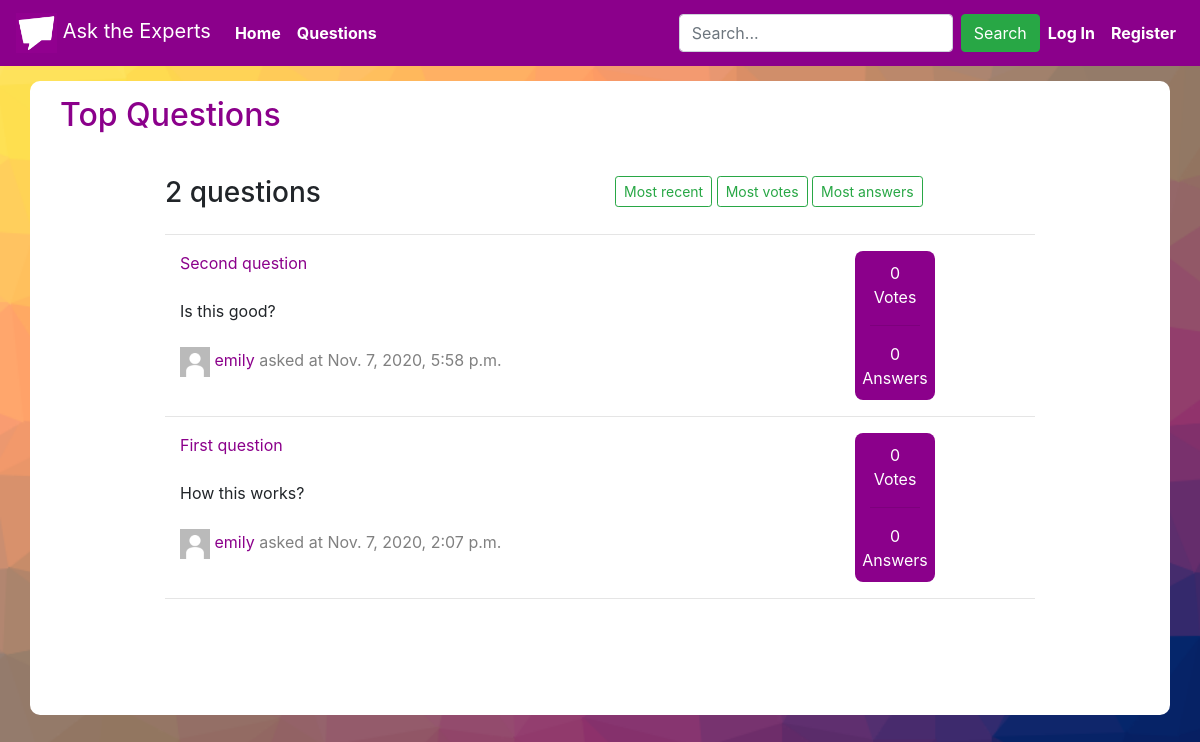
Screenshot of /questions with the database file from the repository.
### asktheexperts/models.py (models this page shows, shortened)
class Question(models.Model):
    user = models.ForeignKey("User", on_delete=models.PROTECT, related_name="questioned")
    title = models.CharField(max_length=64)
    content = models.TextField(max_length=255)
    timestamp = models.DateTimeField(auto_now_add=True)

class User(AbstractUser):
    photo = models.ImageField(upload_to='images/', default="images/default_image.jpg")
    vote_question = models.ManyToManyField("Question", symmetrical=False, related_name="question_voted")
    vote_answer = models.ManyToManyField("Answer", symmetrical=False, related_name="answer_voted")
    rank = models.IntegerField(default=1)

### asktheexperts/views.py (the view)
# urls.py: path("questions", views.questions, name="questions"),
def questions(request):
    questions = Question.objects.all().order_by("-timestamp")
    return render(request, "asktheexperts/questions.html", {
        "questions": questions
    })

### asktheexperts/templates/asktheexperts/questions.html (shortened to what this page needs)
{% extends "asktheexperts/layout.html" %}
{% load static %}
{% block body %}
    <div class="container questions white-div">
        <div class="container top-header">
            <h2 class="darkmagenta">Top Questions</h2>
        </div>
        <br>
        <div class="container count-buttons-div">
            <div class="row questions-count">
                <div class="col">
                    <h3>{{ questions.count }} {% if questions.count == 1 %} question{% else %} questions{% endif %}</h3>
                </div>
                <div class="col">
                    <button class="btn btn-sm btn-outline-success">Most recent</button>
                    <button class="btn btn-sm btn-outline-success">Most votes</button>
                    <button class="btn btn-sm btn-outline-success">Most answers</button>
                </div>
            </div>
            <hr>
            {% for question in questions %}
                <div class="row container questions-div">
                    <div class="col">
                        <div class="darkmagenta">
                            <a class="no-decoration" href="{% url 'question' question.id question.title %}"><span class="darkmagenta">{{ question.title }}</span></a>
                        </div>
                        <br>
                        <div class="text-truncate question-content">
                            {{ question.content }}
                        </div>
                        <div>
                            <br>
                            <a href="#"><img src="{{ question.user.photo.url }}" height="30px" width="30px"></a>
                            <a class="no-decoration" href="#"><span class="darkmagenta">{{ question.user.username }}</span></a>
                            <span class="timestamp">asked at {{ question.timestamp }}</span>
                        </div>
                    </div>
                    <div class="col stats-div">
                        <div class="voted-count">
                            <div class="row justify-content-center">
                                {{ question.question_voted.count }}
                            </div>
                            <div class="row justify-content-center">
                                Votes
                            </div>
                        </div>
                        <hr>
                        <div class="darkmagenta answers-count">
                            <div class="row justify-content-center">
                                {{ question.answered_question.count }}
                            </div>
                            <div class="row justify-content-center">
                                Answers
                            </div>
                        </div>
                    </div>
                </div>
                <hr>
            {% endfor %}
        </div>
    </div>
{% endblock %}

### asktheexperts/static/asktheexperts/styles.css (style rules this page uses)
body { background: url('/static/background.png') no-repeat center center fixed; -webkit-background-size: cover; -moz-background-size: cover; -o-background-size: cover; background-size: cover; }
.darkmagenta { color:darkmagenta; }
.questions { background-color: white; margin-top: 15px; margin-bottom: 15px; border-radius: 10px; }
.white-div { padding-bottom: 100px; }
.top-header { padding-top: 15px; }
.count-buttons-div { max-width: 900px; }
.questions-count { margin-bottom: 10px; padding-top:10px; }
.questions-div { max-width: 800px; }
.question-content { max-width: 600px; }
.stats-div { max-width: 80px; color:white; background-color: darkmagenta; border-radius: 8px; }
.voted-count { margin-top:10px; }
.answers-count { color: white; font-size: medium; margin-bottom: 10px; }
.timestamp { color: gray; }
button { background-color: Transparent; background-repeat:no-repeat; border: none; cursor:pointer; overflow: hidden; outline:none; }

### rows the page displays
Question: title "Second question", content "Is this good?", user.photo (placeholder picture), user.username "emily", timestamp "Nov. 7, 2020, 5:58 p.m.", question_voted.count "0", answered_question.count "0"
Question: title "First question", content "How this works?", user.photo (placeholder picture), user.username "emily", timestamp "Nov. 7, 2020, 2:07 p.m.", question_voted.count "0", answered_question.count "0"

### other values shown
{{ questions.count }} "2"
